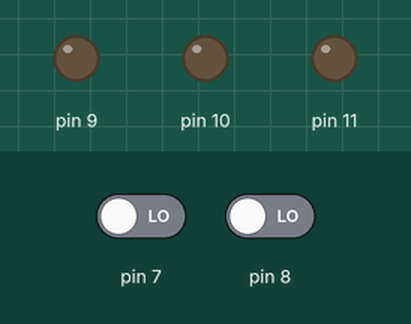
The sketch below on a simulated Arduino Uno, built with avr-gcc and run on an emulated ATmega328P. On the bench: output pins drawn as LEDs (lit = HIGH). Dashed ring = blinking. Inputs (shaded band) come from the test bench; at power-on: pin 7 LOW, pin 8 LOW.

Above: at 1.2 s.
1.3 s: pin 7 driven HIGH
At 1.7 s:
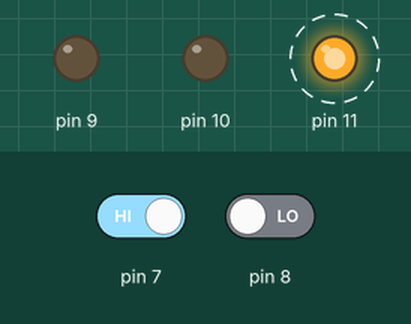
4.3 s: pin 8 driven HIGH
At 4.7 s:
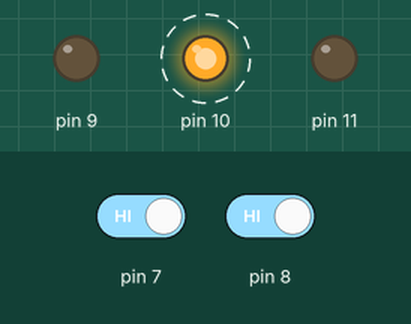
7.3 s: pin 8 driven LOW
At 10.2 s:
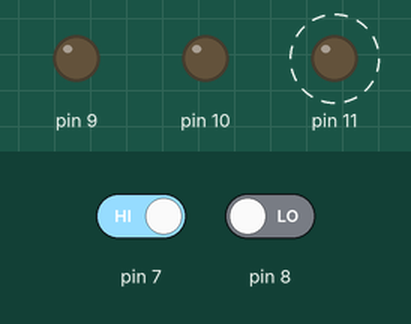
10.3 s: pin 7 driven LOW
At 10.9 s:
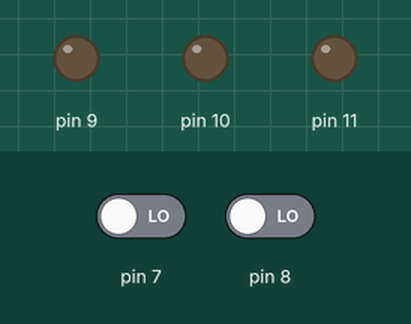
Timing chart, 0 to 12.8 s (numbered marks = the images above; inputs shaded):
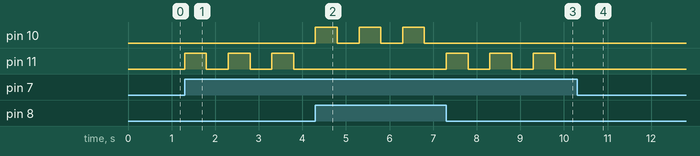

The sketch:

for_19_09_25.ino
```cpp
void setup() {
  // put your setup code here, to run once:
  pinMode(7, INPUT);
  pinMode(8, INPUT);
  pinMode(9, OUTPUT);
  pinMode(10, OUTPUT);
  pinMode(11, OUTPUT);
  Serial.begin(9600);
}

void loop() {
  // put your main code here, to run repeatedly:
  if(digitalRead(8) == HIGH)
  {
    for(int i = 0;i < 3;i++)
    {
      digitalWrite(10, HIGH);
      delay(500);
      digitalWrite(10, LOW);
      delay(500);
    }
  }
  else if(digitalRead(7) == HIGH)
  {
    for(int i = 0;i < 3;i++)
    {
      digitalWrite(11, HIGH);
      delay(500);
      digitalWrite(11, LOW);
      delay(500);
    }
  }
}
```

Measured:
- after the input at 1.3 s, pin 11: alternates HIGH for 0.50 s and LOW for 0.50 s, starting at once
- after the input at 4.3 s, pin 10: alternates HIGH for 0.50 s and LOW for 0.50 s, starting at once; pin 11: stops changing and stays LOW
- after the input at 7.3 s, pin 10: stops changing and stays LOW; pin 11: alternates HIGH for 0.50 s and LOW for 0.50 s, starting at once
- after the input at 10.3 s, pin 11: stops changing and stays LOW
